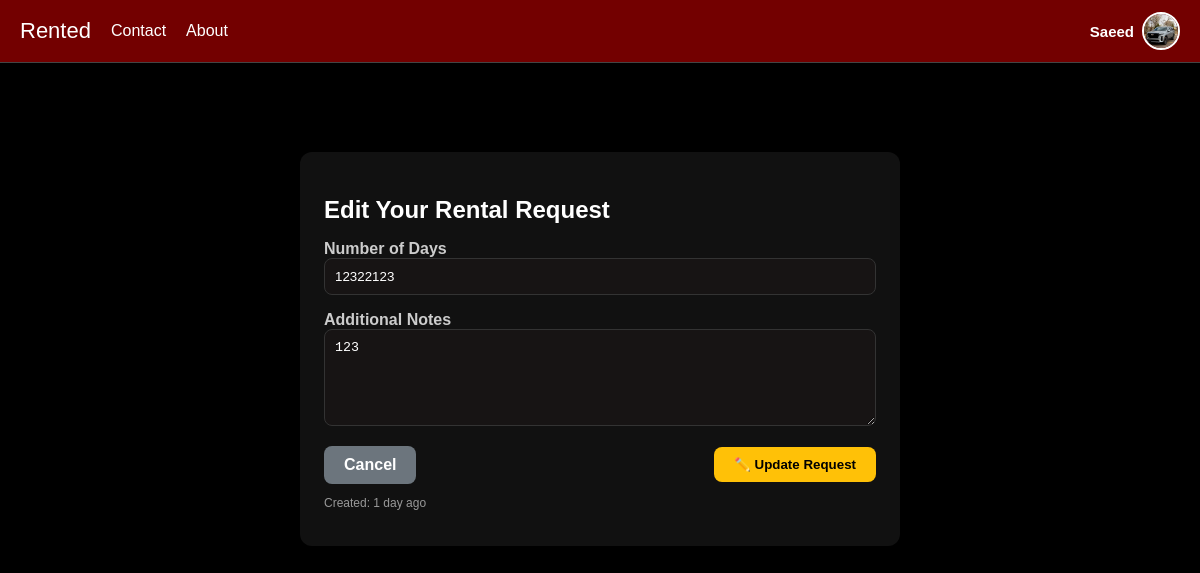
Page /edit_request/4 (signed in) on the committed database.
### app.py (models this page shows)
class User(db.Model):
    id = db.Column(db.Integer, primary_key=True)
    username = db.Column(db.String(150), unique=True, nullable=False)
    email = db.Column(db.String(150), unique=True, nullable=True)
    password = db.Column(db.String(150), nullable=False)
    profile_pic = db.Column(db.String(300), default="profile_pics/default.png")
    is_admin = db.Column(db.Boolean, default=False)
    created_at = db.Column(db.DateTime, default=datetime.utcnow)

class RentRequest(db.Model):
    id = db.Column(db.Integer, primary_key=True)
    days = db.Column(db.Integer, nullable=False)
    description = db.Column(db.Text)
    status = db.Column(db.String(50), default="Pending")
    created_at = db.Column(db.DateTime, default=datetime.utcnow)
    listing_id = db.Column(db.Integer, db.ForeignKey('listing.id'))
    renter_id = db.Column(db.Integer, db.ForeignKey('user.id'))
    listing = db.relationship("Listing", backref="requests")
    renter = db.relationship("User")

### app.py (the view, shortened to what this page needs)
@app.route("/edit_request/<int:request_id>", methods=["GET", "POST"])
def edit_request(request_id):
    rent_request = RentRequest.query.get_or_404(request_id)
    if "user_id" not in session or rent_request.renter_id != session["user_id"]:
        return "Unauthorized", 403
    return render_template("edit_request.html", rent_request=rent_request)

### app.py (called while the page is built)
@app.context_processor
def inject_user():
    if "user_id" in session:
        user = User.query.get(session["user_id"])
        return dict(user=user)
    return dict(user=None)

### templates/edit_request.html (shortened to what this page needs)
{% extends "base.html" %}
{% block content %}
<div class="container">
  <div style="background: #111; padding: 24px; border-radius: 12px; margin-top: 24px; max-width: 600px; margin-left: auto; margin-right: auto;">
    <h2 style="color: #fff; margin-bottom: 16px;">Edit Your Rental Request</h2>
    <form method="POST" action="{{ url_for('edit_request', request_id=rent_request.id) }}">
      <label for="days" style="color: #ccc; font-weight: bold;">Number of Days</label>
      <input type="number" id="days" name="days" min="1" required value="{{ rent_request.days }}"
             style="width: 100%; padding: 10px; margin-bottom: 16px; background: #171414; color: #fff; border-radius: 8px; border: 1px solid #333;">
      <label for="description" style="color: #ccc; font-weight: bold;">Additional Notes</label>
      <textarea id="description" name="description" rows="5"
                style="width: 100%; padding: 10px; margin-bottom: 16px; background: #171414; color: #fff; border-radius: 8px; border: 1px solid #333;">{{ rent_request.description }}</textarea>
      <div style="display: flex; justify-content: space-between; align-items: center;">
        <a href="{{ url_for('view_listing', id=rent_request.listing_id) }}"
           style="padding: 10px 20px; border-radius: 8px; background: #6c757d; color: #fff; text-decoration: none; font-weight: bold;">
          Cancel
        </a>
        <button type="submit"
                style="padding: 10px 20px; border-radius: 8px; background: #ffc107; color: #000; font-weight: bold; border: none; cursor: pointer;">
          ✏️ Update Request
        </button>
      </div>
    </form>
    <p style="margin-top: 12px; font-size: 12px; color: #999;">Created: {{ rent_request.created_at|timeago }}</p>
  </div>
</div>
{% endblock %}

### templates/base.html (shortened to what this page needs)
<!DOCTYPE html>
<html lang="en">
<head>
</head>
<body>
  <nav class="navbar">
    <div class="nav-left">
      <a href="{{ url_for('home') }}" class="logo">Rented</a>
      <a href="{{ url_for('contact') }}">Contact</a>
      <a href="{{ url_for('about') }}">About</a>
    </div>
    <div class="nav-right">
      {% if session.get('user_id') %}
        <div class="user-info">
          <span class="username">{{ user.username }}</span>
          <img src="{{ url_for('static', filename=user.profile_pic) }}" alt="Profile" class="profile-pic">
        </div>
      {% else %}
        <div class="auth-buttons">
          <a href="{{ url_for('login') }}" class="auth-link">Login</a>
          <a href="{{ url_for('signup') }}" class="auth-link">Sign Up</a>
        </div>
      {% endif %}
    </div>
  </nav>
  <div class="container">
    {% block content %}{% endblock %}
  </div>
</body>
</html>

### templates/base.html (style rules this page uses)
*, *::before, *::after { box-sizing: border-box; }
body { margin: 0; font-family: Arial, sans-serif; background: #000; color: #fff; min-height: 100vh; padding-top: 80px; }
a { text-decoration: none; color: inherit; }
.navbar { display: flex; justify-content: space-between; align-items: center; background: #730000; padding: 12px 20px; position: fixed; top: 0; left: 0; right: 0; z-index: 1000; border-bottom: 1px solid #444; }
.nav-left { display: flex; align-items: center; gap: 20px; }
.navbar a { color: #fff; font-weight: 500; }
.logo { font-family: 'Arial Black', sans-serif; font-size: 22px; color: #000; }
.user-info { display: flex; align-items: center; gap: 8px; position: relative; }
.username { font-weight: bold; font-size: 15px; }
.profile-pic { width: 38px; height: 38px; border-radius: 50%; object-fit: cover; cursor: pointer; border: 2px solid #fff; }
.container { max-width: 1000px; margin: 0 auto; padding: 24px; }

### rows in the picture
User: username "Saeed", profile_pic (picture)
RentRequest: days "12322123", description "123", created_at "1 day ago"
